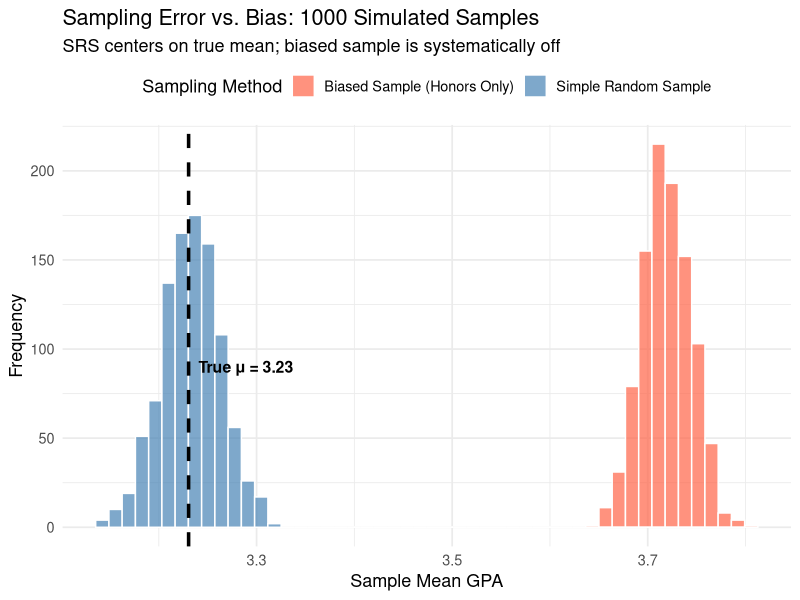
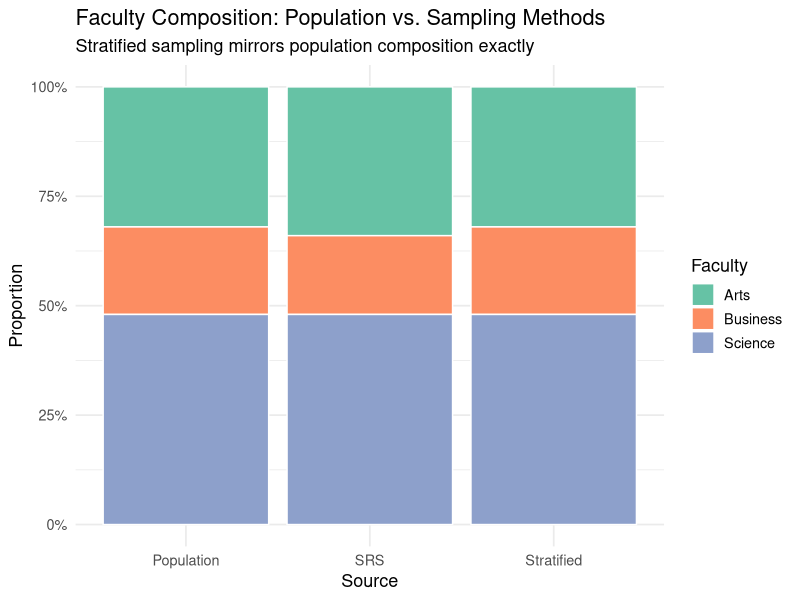
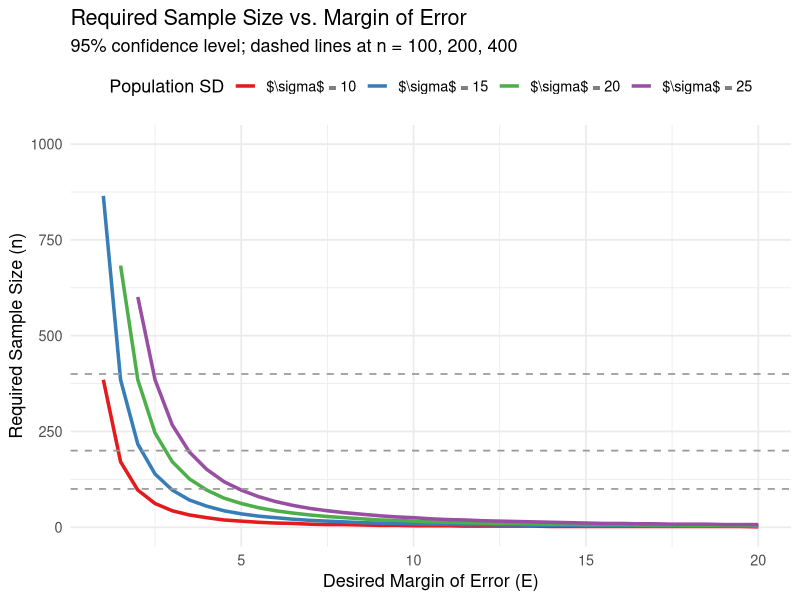
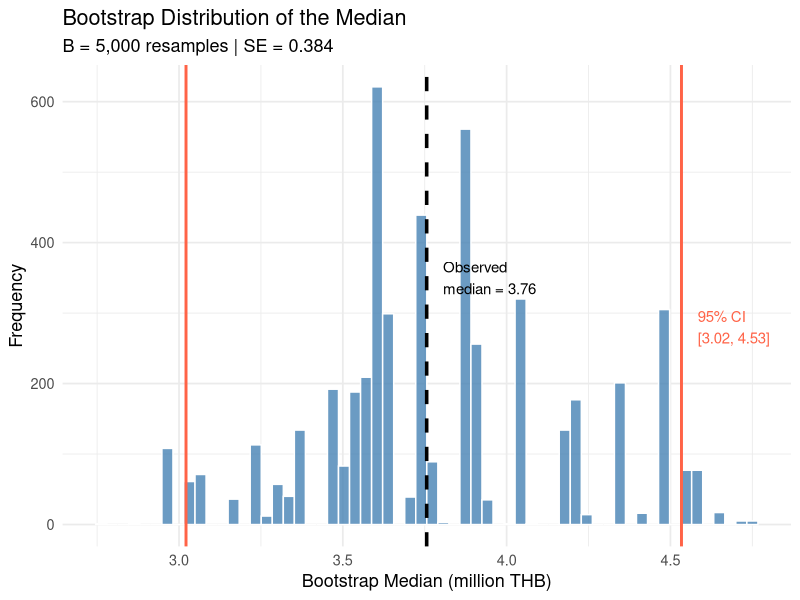
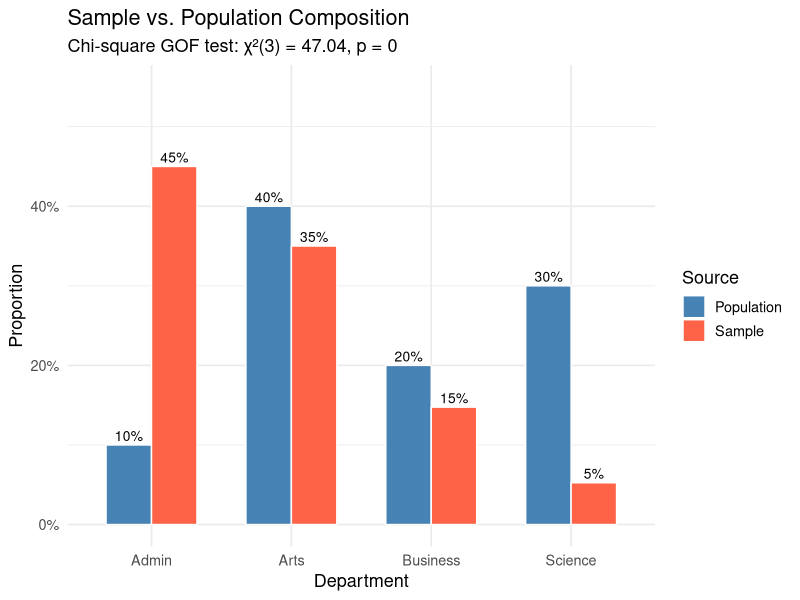
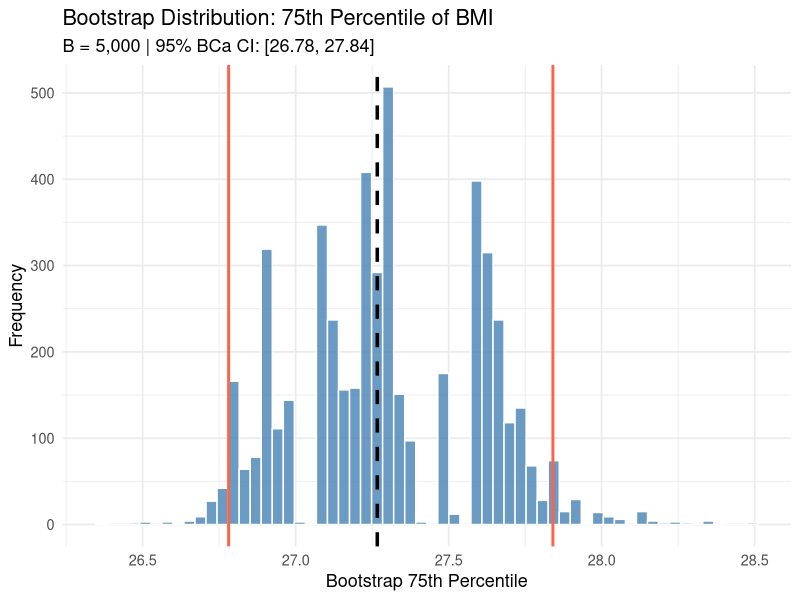
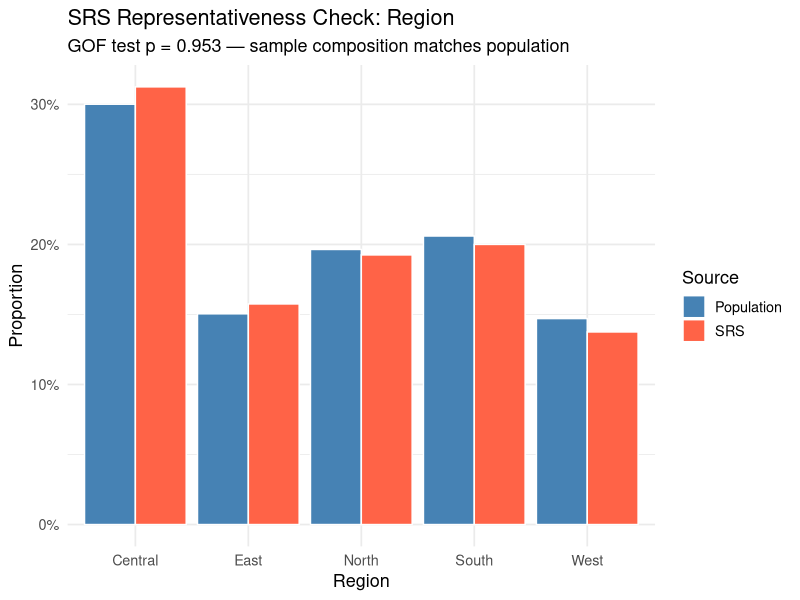

Write R code to recreate these figures, in order.
## ---- chunk 1
# Load all libraries needed for this chapter
library(tidyverse)
library(knitr)
library(kableExtra)
library(patchwork)
library(sampling)      # probability sampling methods
library(boot)          # bootstrap resampling
library(survey)        # complex survey analysis
## ---- chunk 2
# --- Simulate sampling error vs. bias ---
set.seed(42)

# True population: 10,000 students, GPA ~ N(3.18, 0.4^2)
population <- data.frame(
  id     = 1:10000,
  gpa    = rnorm(10000, mean = 3.18, sd = 0.4),
  honors = c(rep(TRUE, 1000), rep(FALSE, 9000))  # 10% honors students
)
# Honors students have higher GPA
population$gpa[population$honors] <-
  population$gpa[population$honors] + 0.55

true_mean <- mean(population$gpa)
cat("True population mean GPA:", round(true_mean, 4), "\n\n")

# Simulate 1000 simple random samples of n=200
srs_means <- replicate(1000, {
  s <- population[sample(nrow(population), 200), ]
  mean(s$gpa)
})

# Simulate 1000 biased (honors-only) samples of n=200
biased_means <- replicate(1000, {
  honors_pool <- population[population$honors, ]
  s <- honors_pool[sample(nrow(honors_pool), 200), ]
  mean(s$gpa)
})

cat("Simple Random Sampling (n=200):\n")
cat("  Mean of sample means:", round(mean(srs_means), 4), "\n")
cat("  Bias:                ", round(mean(srs_means) - true_mean, 4), "\n")
cat("  SE (sampling error): ", round(sd(srs_means), 4), "\n\n")

cat("Biased Sampling (honors only, n=200):\n")
cat("  Mean of sample means:", round(mean(biased_means), 4), "\n")
cat("  Bias:                ", round(mean(biased_means) - true_mean, 4), "\n")
cat("  SE:                  ", round(sd(biased_means), 4), "\n")
## ---- chunk 3
# --- Visualize sampling distributions ---
sim_df <- data.frame(
  mean   = c(srs_means, biased_means),
  method = rep(c("Simple Random Sample",
                  "Biased Sample (Honors Only)"), each = 1000)
)

ggplot(sim_df, aes(x = mean, fill = method)) +
  geom_histogram(bins = 50, alpha = 0.7,
                 color = "white", position = "identity") +
  geom_vline(xintercept = true_mean, color = "black",
             linewidth = 1.2, linetype = "dashed") +
  annotate("text", x = true_mean + 0.01, y = 90,
           label = paste0("True μ = ", round(true_mean, 2)),
           hjust = 0, size = 4, fontface = "bold") +
  scale_fill_manual(values = c("Simple Random Sample" = "steelblue",
                                "Biased Sample (Honors Only)" = "tomato")) +
  labs(title    = "Sampling Error vs. Bias: 1000 Simulated Samples",
       subtitle = "SRS centers on true mean; biased sample is systematically off",
       x        = "Sample Mean GPA",
       y        = "Frequency",
       fill     = "Sampling Method") +
  theme_minimal(base_size = 13) +
  theme(legend.position = "top")
## ---- chunk 4
# --- Build a simulated university population ---
set.seed(123)
N <- 2500
population <- data.frame(
  id         = 1:N,
  faculty    = c(rep("Science", 1200),
                  rep("Arts",    800),
                  rep("Business",500)),
  year       = sample(1:4, N, replace = TRUE),
  satisfaction = c(
    rnorm(1200, mean = 72, sd = 12),  # Science
    rnorm(800,  mean = 78, sd = 10),  # Arts
    rnorm(500,  mean = 68, sd = 15)   # Business
  )
)
population$satisfaction <- pmin(pmax(
  round(population$satisfaction), 0), 100)

true_mean <- mean(population$satisfaction)
cat("True population mean satisfaction:",
    round(true_mean, 2), "\n\n")
## ---- chunk 5
# === 1. SIMPLE RANDOM SAMPLING ===
n <- 100
srs_sample <- population[sample(N, n, replace = FALSE), ]
cat("SRS estimate:", round(mean(srs_sample$satisfaction), 2), "\n")
## ---- chunk 6
# === 2. SYSTEMATIC SAMPLING ===
k <- floor(N / n)          # sampling interval = 25
start <- sample(1:k, 1)    # random start
systematic_idx <- seq(start, N, by = k)[1:n]
sys_sample <- population[systematic_idx, ]
cat("Systematic estimate:",
    round(mean(sys_sample$satisfaction), 2), "\n")
## ---- chunk 7
# === 3. STRATIFIED SAMPLING (proportional) ===
strata_sizes <- c(Science = 48, Arts = 32, Business = 20)

stratified_sample <- population |>
  group_by(faculty) |>
  group_modify(~ {
    nh <- strata_sizes[.y$faculty]
    .x[sample(nrow(.x), nh), ]
  }) |>
  ungroup()

# Weighted estimate
strat_estimate <- stratified_sample |>
  group_by(faculty) |>
  summarise(mean_sat = mean(satisfaction),
            nh = n(), .groups = "drop") |>
  mutate(Wh = c(800, 500, 1200) / N) |>
  summarise(est = sum(Wh * mean_sat)) |>
  pull(est)

cat("Stratified estimate:", round(strat_estimate, 2), "\n")
## ---- chunk 8
# === 4. CLUSTER SAMPLING ===
# Treat year groups as clusters (4 clusters)
# Randomly select 2 clusters, survey all within
selected_years <- sample(1:4, 2, replace = FALSE)
cluster_sample  <- population |>
  filter(year %in% selected_years)

cat("Cluster estimate (",
    paste(selected_years, collapse=" & "),
    "year):",
    round(mean(cluster_sample$satisfaction), 2), "\n\n")

# --- Compare all methods ---
comparison <- data.frame(
  Method    = c("True Mean", "SRS", "Systematic",
                "Stratified", "Cluster"),
  Estimate  = round(c(true_mean,
                       mean(srs_sample$satisfaction),
                       mean(sys_sample$satisfaction),
                       strat_estimate,
                       mean(cluster_sample$satisfaction)), 2),
  n         = c(N, n, n, n, nrow(cluster_sample))
)

kable(comparison,
      caption   = "Sampling Method Comparison",
      col.names = c("Method", "Mean Estimate", "Sample Size")) |>
  kable_styling(bootstrap_options = c("striped","hover"),
                full_width = FALSE) |>
  row_spec(1, bold = TRUE, background = "#EEF2FF")
## ---- chunk 9
# --- Visualize stratified vs SRS sample composition ---
srs_comp  <- srs_sample |>
  count(faculty) |>
  mutate(method = "SRS", pct = n / sum(n))

strat_comp <- stratified_sample |>
  count(faculty) |>
  mutate(method = "Stratified", pct = n / sum(n))

pop_comp <- population |>
  count(faculty) |>
  mutate(method = "Population", pct = n / sum(n))

comp_df <- bind_rows(srs_comp, strat_comp, pop_comp)
comp_df$method <- factor(comp_df$method,
                          levels = c("Population","SRS","Stratified"))

ggplot(comp_df, aes(x = method, y = pct, fill = faculty)) +
  geom_col(color = "white", position = "fill") +
  scale_fill_brewer(palette = "Set2") +
  scale_y_continuous(labels = scales::percent) +
  labs(title    = "Faculty Composition: Population vs. Sampling Methods",
       subtitle = "Stratified sampling mirrors population composition exactly",
       x        = "Source",
       y        = "Proportion",
       fill     = "Faculty") +
  theme_minimal(base_size = 13)
## ---- chunk 10
# --- Simulate convenience sampling bias ---
set.seed(77)

# Population: employees with income and satisfaction
N <- 5000
employee_pop <- data.frame(
  id           = 1:N,
  department   = sample(c("Research","Teaching",
                           "Admin","Support"),
                         N, replace = TRUE,
                         prob = c(0.3, 0.4, 0.2, 0.1)),
  income       = c(rnorm(1500, 65000, 12000),  # Research
                    rnorm(2000, 55000, 10000),  # Teaching
                    rnorm(1000, 45000,  8000),  # Admin
                    rnorm(500,  38000,  7000)), # Support
  satisfaction = NA
)

# Satisfaction correlates with income but varies by dept
employee_pop$satisfaction <-
  40 + 0.0003 * employee_pop$income +
  rnorm(N, 0, 8)
employee_pop$satisfaction <-
  pmin(pmax(round(employee_pop$satisfaction), 0), 100)

true_mean_sat <- mean(employee_pop$satisfaction)
true_mean_inc <- mean(employee_pop$income)

cat("True mean satisfaction:", round(true_mean_sat, 2), "\n")
cat("True mean income:      ", round(true_mean_inc, 0), "\n\n")

# Convenience sample: only Research dept (easiest to reach)
convenience <- employee_pop |>
  filter(department == "Research") |>
  slice_sample(n = 200)

# Quota sample: 50 per dept
quota <- employee_pop |>
  group_by(department) |>
  slice_sample(n = 50) |>
  ungroup()

# SRS
srs <- employee_pop |> slice_sample(n = 200)

# Compare
results <- data.frame(
  Method           = c("True Population",
                        "SRS (n=200)",
                        "Convenience (Research only)",
                        "Quota (50 per dept)"),
  Mean_Satisfaction = round(c(
    true_mean_sat,
    mean(srs$satisfaction),
    mean(convenience$satisfaction),
    mean(quota$satisfaction)
  ), 2),
  Mean_Income      = round(c(
    true_mean_inc,
    mean(srs$income),
    mean(convenience$income),
    mean(quota$income)
  ), 0),
  Bias_Satisfaction = round(c(
    0,
    mean(srs$satisfaction) - true_mean_sat,
    mean(convenience$satisfaction) - true_mean_sat,
    mean(quota$satisfaction) - true_mean_sat
  ), 2)
)

kable(results,
      caption   = "Sampling Method Bias Comparison",
      col.names = c("Method","Mean Satisfaction",
                    "Mean Income","Bias")) |>
  kable_styling(bootstrap_options = c("striped","hover")) |>
  column_spec(4, bold = TRUE,
              color = ifelse(abs(results$Bias_Satisfaction) > 1,
                             "tomato", "darkgreen"))
## ---- chunk 11
# === SAMPLE SIZE FOR ESTIMATING A MEAN ===
sample_size_mean <- function(sigma, E, conf = 0.95, N = Inf) {
  z    <- qnorm(1 - (1 - conf) / 2)
  n    <- ceiling((z * sigma / E)^2)
  # Finite population correction
  if (is.finite(N)) {
    n_fpc <- ceiling(n / (1 + (n - 1) / N))
  } else {
    n_fpc <- n
  }
  data.frame(
    Confidence  = paste0(conf * 100, "%"),
    Sigma       = sigma,
    Margin_E    = E,
    n_infinite  = n,
    n_FPC       = n_fpc
  )
}

# Waiting time example
cat("=== Sample Size for Mean (Waiting Time) ===\n")
map_dfr(c(0.90, 0.95, 0.99), ~
  sample_size_mean(sigma = 18, E = 3,
                   conf = .x, N = 8000)) |>
  kable(caption = "Required n for Estimating Mean Waiting Time",
        col.names = c("Confidence","$\\sigma$","Margin E",
                      "n (infinite pop)","n (N=8000)")) |>
  kable_styling(bootstrap_options = c("striped","hover"),
                full_width = FALSE)
## ---- chunk 12
# === SAMPLE SIZE FOR ESTIMATING A PROPORTION ===
sample_size_prop <- function(p, E, conf = 0.95, N = Inf) {
  z    <- qnorm(1 - (1 - conf) / 2)
  n    <- ceiling(z^2 * p * (1 - p) / E^2)
  if (is.finite(N)) {
    n_fpc <- ceiling(n / (1 + (n - 1) / N))
  } else {
    n_fpc <- n
  }
  data.frame(p = p, Margin_E = E,
             n_infinite = n, n_FPC = n_fpc)
}

cat("\n=== Sample Size for Proportion (Click Rate) ===\n")
# Compare different assumed p values
map_dfr(c(0.1, 0.3, 0.5, 0.7, 0.9), ~
  sample_size_prop(p = .x, E = 0.02, conf = 0.95)) |>
  kable(caption = "Required n for Estimating Proportion (E=2$\\%$, 95$\\%$ CI)",
        col.names = c("Assumed p","Margin E",
                      "n (infinite)","n (FPC N=50000)")) |>
  kable_styling(bootstrap_options = c("striped","hover"),
                full_width = FALSE)
## ---- chunk 13
# --- Visualize: n vs. margin of error for different sigma ---
E_seq    <- seq(1, 20, by = 0.5)
sigma_vals <- c(10, 15, 20, 25)

n_df <- map_dfr(sigma_vals, function(s) {
  data.frame(
    E     = E_seq,
    n     = ceiling((1.96 * s / E_seq)^2),
    sigma = paste0("$\\sigma$ = ", s)
  )
})

ggplot(n_df, aes(x = E, y = n, color = sigma)) +
  geom_line(linewidth = 1.2) +
  geom_hline(yintercept = c(100, 200, 400),
             linetype = "dashed", color = "gray60",
             linewidth = 0.6) +
  scale_color_brewer(palette = "Set1") +
  scale_y_continuous(limits = c(0, 1000)) +
  labs(title    = "Required Sample Size vs. Margin of Error",
       subtitle = "95% confidence level; dashed lines at n = 100, 200, 400",
       x        = "Desired Margin of Error (E)",
       y        = "Required Sample Size (n)",
       color    = "Population SD") +
  theme_minimal(base_size = 13) +
  theme(legend.position = "top")
## ---- chunk 14
# --- Simulate non-response bias ---
set.seed(55)
N <- 3000

# True population: satisfaction correlated with income
full_pop <- data.frame(
  id           = 1:N,
  income_group = sample(c("Low","Middle","High"),
                         N, replace = TRUE,
                         prob = c(0.35, 0.45, 0.20)),
  satisfaction = NA
)

full_pop$satisfaction <- ifelse(
  full_pop$income_group == "Low",    rnorm(N, 55, 12),
  ifelse(full_pop$income_group == "Middle", rnorm(N, 68, 10),
         rnorm(N, 79, 9))
)
full_pop$satisfaction <- pmin(pmax(
  round(full_pop$satisfaction), 0), 100)

# Non-response: high-income people less likely to respond (busy)
full_pop$response_prob <- ifelse(
  full_pop$income_group == "Low",    0.75,
  ifelse(full_pop$income_group == "Middle", 0.60,
         0.30)
)

# Select a stratified sample and simulate non-response
selected  <- full_pop[sample(N, 600), ]
responded <- selected[runif(nrow(selected)) <
                        selected$response_prob, ]

true_mean <- mean(full_pop$satisfaction)
sample_mean_all  <- mean(selected$satisfaction)
sample_mean_resp <- mean(responded$satisfaction)

cat("True population mean satisfaction:   ",
    round(true_mean, 2), "\n")
cat("Sample mean (all selected, n=600):   ",
    round(sample_mean_all, 2), "\n")
cat("Sample mean (respondents only, n=",
    nrow(responded), "):", round(sample_mean_resp, 2), "\n\n")

# Income group composition comparison
comp <- bind_rows(
  full_pop   |> count(income_group) |>
    mutate(pct = n/sum(n), source = "Population"),
  responded  |> count(income_group) |>
    mutate(pct = n/sum(n), source = "Respondents")
)

kable(comp |> select(source, income_group, pct) |>
        mutate(pct = round(pct * 100, 1)) |>
        pivot_wider(names_from = income_group,
                    values_from = pct),
      caption   = "Income Group Composition: Population vs. Respondents ($\\%$)",
      col.names = c("Source","High","Low","Middle")) |>
  kable_styling(bootstrap_options = c("striped","hover"),
                full_width = FALSE)
## ---- chunk 15
# --- Bootstrap CI for the median ---
set.seed(314)

# Simulate right-skewed house prices (log-normal)
house_prices <- exp(rnorm(30, mean = log(4.2), sd = 0.5))
observed_median <- median(house_prices)
cat("Observed sample median:", round(observed_median, 3),
    "million THB\n\n")

# Manual bootstrap (educational)
B <- 5000
boot_medians <- replicate(B, {
  boot_sample <- sample(house_prices, length(house_prices),
                        replace = TRUE)
  median(boot_sample)
})

# Bootstrap SE and CI
boot_se  <- sd(boot_medians)
boot_ci  <- quantile(boot_medians, c(0.025, 0.975))

cat("Bootstrap SE of median:      ", round(boot_se, 4), "\n")
cat("95% Percentile CI:  [",
    round(boot_ci[1], 3), ",",
    round(boot_ci[2], 3), "]\n\n")
## ---- chunk 16
# --- Using the boot package (more rigorous) ---
library(boot)

# Define statistic function
median_fn <- function(data, indices) {
  median(data[indices])
}

boot_result <- boot(data      = house_prices,
                     statistic = median_fn,
                     R         = 5000)

# BCa confidence interval
bca_ci <- boot.ci(boot_result, type = "bca")
print(bca_ci)
## ---- chunk 17
# --- Visualize bootstrap distribution ---
boot_df <- data.frame(median = boot_medians)

ggplot(boot_df, aes(x = median)) +
  geom_histogram(bins  = 60, fill  = "steelblue",
                 color = "white", alpha = 0.8) +
  geom_vline(xintercept = observed_median,
             color = "black", linewidth = 1.2,
             linetype = "dashed") +
  geom_vline(xintercept = boot_ci,
             color = "tomato", linewidth = 1,
             linetype = "solid") +
  annotate("text", x = observed_median + 0.05,
           y = 350,
           label = paste0("Observed\nmedian = ",
                           round(observed_median, 2)),
           hjust = 0, size = 3.8) +
  annotate("text", x = boot_ci[2] + 0.05,
           y = 280,
           label = paste0("95% CI\n[",
                           round(boot_ci[1],2), ", ",
                           round(boot_ci[2],2), "]"),
           color = "tomato", hjust = 0, size = 3.8) +
  labs(title    = "Bootstrap Distribution of the Median",
       subtitle = paste0("B = 5,000 resamples | SE = ",
                          round(boot_se, 3)),
       x        = "Bootstrap Median (million THB)",
       y        = "Frequency") +
  theme_minimal(base_size = 13)
## ---- chunk 18
# --- Evaluate sample representativeness ---
set.seed(88)

# Known population proportions (from HR records)
pop_props <- c(Science = 0.30, Arts = 0.40,
               Business = 0.20, Admin = 0.10)

# Simulate a biased sample (Science over-represented)
n_sample  <- 400
sample_depts <- sample(
  names(pop_props), n_sample,
  replace = TRUE,
  prob    = c(0.45, 0.35, 0.15, 0.05)  # biased draw
)

# Observed counts
obs_counts  <- table(sample_depts)
exp_counts  <- n_sample * pop_props[names(obs_counts)]

# Chi-square goodness-of-fit test
gof_test <- chisq.test(obs_counts,
                        p = pop_props[names(obs_counts)])
print(gof_test)
## ---- chunk 19
# --- Post-stratification weights ---
obs_props <- obs_counts / n_sample
weights   <- pop_props[names(obs_props)] / obs_props

cat("\nPost-Stratification Weights:\n")
print(round(weights, 3))

# Apply weights to a satisfaction estimate
sample_data <- data.frame(
  department   = sample_depts,
  satisfaction = rnorm(n_sample, mean = 70, sd = 12)
)

# Weighted mean
w_vector <- weights[sample_data$department]
weighted_mean <- weighted.mean(sample_data$satisfaction,
                                w = w_vector)
unweighted_mean <- mean(sample_data$satisfaction)

cat("\nUnweighted mean satisfaction:", round(unweighted_mean, 2))
cat("\nWeighted mean satisfaction:  ", round(weighted_mean, 2), "\n")
## ---- chunk 20
# --- Visualize sample vs. population composition ---
comp_df <- data.frame(
  Department = names(pop_props),
  Population = as.numeric(pop_props),
  Sample     = as.numeric(obs_counts / n_sample)
) |>
  pivot_longer(cols      = c(Population, Sample),
               names_to  = "Source",
               values_to = "Proportion")

ggplot(comp_df, aes(x = Department, y = Proportion,
                     fill = Source)) +
  geom_col(position = "dodge", color = "white",
           width = 0.65) +
  geom_text(aes(label = scales::percent(Proportion, 1)),
            position = position_dodge(width = 0.65),
            vjust = -0.4, size = 3.5) +
  scale_fill_manual(values = c("Population" = "steelblue",
                                "Sample"     = "tomato")) +
  scale_y_continuous(labels = scales::percent,
                     limits = c(0, 0.55)) +
  labs(title    = "Sample vs. Population Composition",
       subtitle = paste0("Chi-square GOF test: χ²(",
                          gof_test$parameter, ") = ",
                          round(gof_test$statistic, 2),
                          ", p = ",
                          round(gof_test$p.value, 4)),
       x        = "Department",
       y        = "Proportion",
       fill     = "Source") +
  theme_minimal(base_size = 13)
## ---- chunk 21
# --- Create a realistic simulated health survey population ---
set.seed(2024)
N_pop <- 20000

health_pop <- data.frame(
  id       = 1:N_pop,
  region   = sample(c("North","Central","South","East","West"),
                     N_pop, replace = TRUE,
                     prob = c(0.20, 0.30, 0.20, 0.15, 0.15)),
  age_group = sample(c("18-30","31-45","46-60","61+"),
                      N_pop, replace = TRUE,
                      prob = c(0.25, 0.30, 0.25, 0.20)),
  income   = exp(rnorm(N_pop, log(35000), 0.6)),
  bmi      = rnorm(N_pop, 24.5, 4.2),
  smoker   = rbinom(N_pop, 1, 0.22)
)

# Introduce realistic correlations
health_pop$bmi <- health_pop$bmi +
  ifelse(health_pop$age_group == "61+", 1.5,
  ifelse(health_pop$age_group == "46-60", 0.8, 0))
health_pop$bmi <- pmax(health_pop$bmi, 15)

cat("Population size:", N_pop, "\n")
cat("True mean BMI:  ", round(mean(health_pop$bmi), 3), "\n")
cat("True mean income:", round(mean(health_pop$income), 0), "\n")
cat("True smoking rate:", round(mean(health_pop$smoker), 4), "\n\n")

# Population composition
health_pop |>
  count(region, age_group) |>
  pivot_wider(names_from = age_group, values_from = n) |>
  kable(caption = "Population: Region x Age Group") |>
  kable_styling(bootstrap_options = c("striped","hover"),
                font_size = 11)
## ---- chunk 22
set.seed(42)
n_target <- 400

# 1. SRS
srs_lab <- health_pop |> slice_sample(n = n_target)

# 2. Systematic
k_sys  <- floor(N_pop / n_target)
start  <- sample(1:k_sys, 1)
sys_lab <- health_pop[seq(start, N_pop, by = k_sys)[1:n_target], ]

# 3. Stratified by region (proportional)
region_counts <- table(health_pop$region)
strat_lab <- health_pop |>
  group_by(region) |>
  group_modify(~ {
    nh <- round(n_target * nrow(.x) / N_pop)
    slice_sample(.x, n = max(nh, 1))
  }) |>
  ungroup()

# 4. Cluster by region (select 3 of 5 regions, survey all)
selected_regions <- sample(unique(health_pop$region), 3)
cluster_lab <- health_pop |>
  filter(region %in% selected_regions)

# Summary
true_bmi <- mean(health_pop$bmi)
sampling_comparison <- data.frame(
  Method    = c("True Population", "SRS",
                "Systematic", "Stratified", "Cluster"),
  n         = c(N_pop, nrow(srs_lab), nrow(sys_lab),
                nrow(strat_lab), nrow(cluster_lab)),
  Mean_BMI  = round(c(true_bmi,
                       mean(srs_lab$bmi),
                       mean(sys_lab$bmi),
                       mean(strat_lab$bmi),
                       mean(cluster_lab$bmi)), 4),
  Bias      = round(c(0,
                       mean(srs_lab$bmi)      - true_bmi,
                       mean(sys_lab$bmi)      - true_bmi,
                       mean(strat_lab$bmi)    - true_bmi,
                       mean(cluster_lab$bmi)  - true_bmi), 4)
)

kable(sampling_comparison,
      caption   = "Sampling Method Comparison: Mean BMI",
      col.names = c("Method","n","Mean BMI","Bias")) |>
  kable_styling(bootstrap_options = c("striped","hover")) |>
  row_spec(1, bold = TRUE, background = "#EEF2FF") |>
  column_spec(4, color = ifelse(
    abs(sampling_comparison$Bias) > 0.1, "tomato", "darkgreen"),
    bold = TRUE)
## ---- chunk 23
# For the smoking rate (proportion)
true_p <- mean(health_pop$smoker)
cat("True smoking rate:", round(true_p, 4), "\n\n")

# Required sample sizes for different margins of error
margins <- c(0.01, 0.02, 0.03, 0.05)
n_required <- data.frame(
  Margin_E    = margins,
  n_p_unknown = ceiling((1.96^2 * 0.5 * 0.5) / margins^2),
  n_p_known   = ceiling((1.96^2 * true_p * (1-true_p)) / margins^2)
)

kable(n_required,
      caption   = "Required n for Estimating Smoking Rate (95$\\%$ CI)",
      col.names = c("Margin of Error", "n (p=0.5)",
                    paste0("n (p=", round(true_p,2), ")"))) |>
  kable_styling(bootstrap_options = c("striped","hover"),
                full_width = FALSE)
## ---- chunk 24
# Bootstrap the 75th percentile of BMI (no closed-form CI)
bmi_sample <- srs_lab$bmi
obs_p75    <- quantile(bmi_sample, 0.75)

p75_fn <- function(data, indices) {
  quantile(data[indices], 0.75)
}

boot_p75 <- boot(data = bmi_sample, statistic = p75_fn,
                  R = 5000)
ci_p75   <- boot.ci(boot_p75, type = "bca")

cat("Observed 75th percentile BMI:  ",
    round(obs_p75, 3), "\n")
cat("True 75th percentile (pop):    ",
    round(quantile(health_pop$bmi, 0.75), 3), "\n")
cat("95% BCa CI: [",
    round(ci_p75$bca[4], 3), ",",
    round(ci_p75$bca[5], 3), "]\n")

# Plot bootstrap distribution
ggplot(data.frame(p75 = boot_p75$t), aes(x = p75)) +
  geom_histogram(bins  = 60, fill  = "steelblue",
                 color = "white", alpha = 0.8) +
  geom_vline(xintercept = obs_p75, color = "black",
             linewidth = 1.2, linetype = "dashed") +
  geom_vline(xintercept = c(ci_p75$bca[4], ci_p75$bca[5]),
             color = "tomato", linewidth = 1) +
  labs(title    = "Bootstrap Distribution: 75th Percentile of BMI",
       subtitle = paste0("B = 5,000 | 95% BCa CI: [",
                          round(ci_p75$bca[4],2), ", ",
                          round(ci_p75$bca[5],2), "]"),
       x        = "Bootstrap 75th Percentile",
       y        = "Frequency") +
  theme_minimal(base_size = 13)
## ---- chunk 25
# Check if SRS sample is representative by region
pop_region_props  <- prop.table(table(health_pop$region))
srs_region_counts <- table(srs_lab$region)

gof_region <- chisq.test(
  srs_region_counts,
  p = pop_region_props[names(srs_region_counts)]
)

cat("Goodness-of-Fit Test (Region):\n")
cat("χ²(", gof_region$parameter, ") =",
    round(gof_region$statistic, 3),
    "  p =", round(gof_region$p.value, 4), "\n\n")

# Visual comparison
comp_region <- data.frame(
  Region     = names(pop_region_props),
  Population = as.numeric(pop_region_props),
  SRS        = as.numeric(table(srs_lab$region) /
                            nrow(srs_lab))[
                              order(names(table(srs_lab$region)))]
) |>
  pivot_longer(c(Population, SRS),
               names_to = "Source", values_to = "Proportion")

ggplot(comp_region,
       aes(x = Region, y = Proportion, fill = Source)) +
  geom_col(position = "dodge", color = "white") +
  scale_fill_manual(values = c("Population" = "steelblue",
                                "SRS"        = "tomato")) +
  scale_y_continuous(labels = scales::percent) +
  labs(title    = "SRS Representativeness Check: Region",
       subtitle = paste0("GOF test p = ",
                          round(gof_region$p.value, 3),
                          " — sample composition matches population"),
       x = "Region", y = "Proportion") +
  theme_minimal(base_size = 13)
